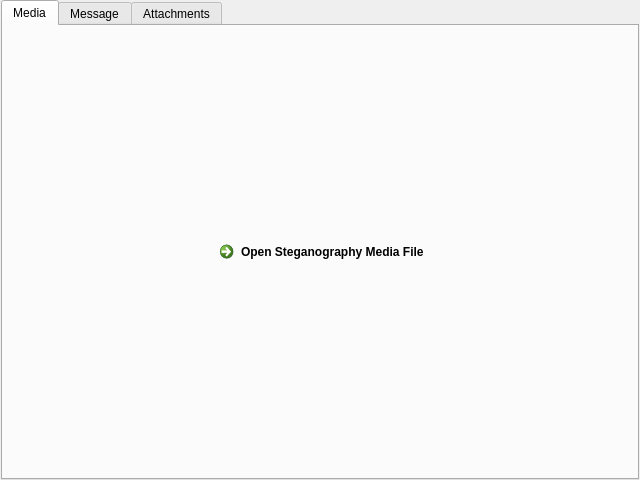
<?xml version="1.0" encoding="UTF-8"?>
<ui version="4.0">
 <class>Stegano</class>
 <widget class="QWidget" name="Stegano">
  <property name="geometry">
   <rect>
    <x>0</x>
    <y>0</y>
    <width>640</width>
    <height>480</height>
   </rect>
  </property>
  <property name="windowTitle">
   <string>Stegano</string>
  </property>
  <property name="windowIcon">
   <iconset>
    <normaloff>:/icon/ico/Mail.png</normaloff>:/icon/ico/Mail.png</iconset>
  </property>
  <layout class="QGridLayout" name="gridLayout">
   <property name="leftMargin">
    <number>1</number>
   </property>
   <property name="topMargin">
    <number>0</number>
   </property>
   <property name="rightMargin">
    <number>1</number>
   </property>
   <property name="bottomMargin">
    <number>0</number>
   </property>
   <property name="spacing">
    <number>1</number>
   </property>
   <item row="1" column="0">
    <widget class="QTabWidget" name="mainWidget">
     <property name="tabPosition">
      <enum>QTabWidget::North</enum>
     </property>
     <property name="tabShape">
      <enum>QTabWidget::Rounded</enum>
     </property>
     <property name="currentIndex">
      <number>0</number>
     </property>
     <widget class="QWidget" name="mediaTab">
      <attribute name="title">
       <string>Media</string>
      </attribute>
      <layout class="QVBoxLayout" name="verticalLayout_2">
       <property name="spacing">
        <number>1</number>
       </property>
       <property name="margin">
        <number>0</number>
       </property>
       <item>
        <widget class="QStackedWidget" name="mediaWidget">
         <property name="currentIndex">
          <number>0</number>
         </property>
         <widget class="QWidget" name="openMediaPage">
          <layout class="QGridLayout" name="gridLayout_2">
           <item row="1" column="0">
            <spacer name="hs1">
             <property name="orientation">
              <enum>Qt::Horizontal</enum>
             </property>
             <property name="sizeHint" stdset="0">
              <size>
               <width>150</width>
               <height>20</height>
              </size>
             </property>
            </spacer>
           </item>
           <item row="0" column="1">
            <spacer name="vs1">
             <property name="orientation">
              <enum>Qt::Vertical</enum>
             </property>
             <property name="sizeHint" stdset="0">
              <size>
               <width>20</width>
               <height>40</height>
              </size>
             </property>
            </spacer>
           </item>
           <item row="1" column="2">
            <spacer name="hs2">
             <property name="orientation">
              <enum>Qt::Horizontal</enum>
             </property>
             <property name="sizeHint" stdset="0">
              <size>
               <width>40</width>
               <height>20</height>
              </size>
             </property>
            </spacer>
           </item>
           <item row="1" column="1">
            <widget class="QCommandLinkButton" name="openMediaButton">
             <property name="text">
              <string>Open Steganography Media File</string>
             </property>
             <property name="icon">
              <iconset theme="document-open">
               <normaloff/>
              </iconset>
             </property>
            </widget>
           </item>
           <item row="2" column="1">
            <spacer name="vs2">
             <property name="orientation">
              <enum>Qt::Vertical</enum>
             </property>
             <property name="sizeHint" stdset="0">
              <size>
               <width>20</width>
               <height>40</height>
              </size>
             </property>
            </spacer>
           </item>
          </layout>
         </widget>
         <widget class="QWidget" name="previewMediaPage">
          <layout class="QVBoxLayout" name="verticalLayout_3">
           <property name="margin">
            <number>0</number>
           </property>
           <item>
            <widget class="KImageFilePreview" name="preview"/>
           </item>
          </layout>
         </widget>
        </widget>
       </item>
      </layout>
     </widget>
     <widget class="QWidget" name="messageTab">
      <attribute name="title">
       <string>Message</string>
      </attribute>
      <layout class="QVBoxLayout" name="verticalLayout_7">
       <property name="spacing">
        <number>0</number>
       </property>
       <property name="margin">
        <number>0</number>
       </property>
       <item>
        <widget class="QFrame" name="encryptionWidget">
         <property name="frameShape">
          <enum>QFrame::NoFrame</enum>
         </property>
         <property name="frameShadow">
          <enum>QFrame::Raised</enum>
         </property>
         <layout class="QHBoxLayout" name="horizontalLayout">
          <property name="spacing">
           <number>1</number>
          </property>
          <property name="margin">
           <number>1</number>
          </property>
          <item>
           <layout class="QGridLayout" name="gl1">
            <property name="leftMargin">
             <number>2</number>
            </property>
            <property name="rightMargin">
             <number>0</number>
            </property>
            <property name="horizontalSpacing">
             <number>8</number>
            </property>
            <property name="verticalSpacing">
             <number>1</number>
            </property>
            <item row="0" column="0">
             <widget class="QLabel" name="passwordLabel">
              <property name="text">
               <string>Password</string>
              </property>
              <property name="buddy">
               <cstring>passwordText</cstring>
              </property>
             </widget>
            </item>
            <item row="0" column="1">
             <widget class="KRestrictedLine" name="passwordText">
              <property name="showClearButton" stdset="0">
               <bool>true</bool>
              </property>
              <property name="passwordMode">
               <bool>true</bool>
              </property>
             </widget>
            </item>
           </layout>
          </item>
         </layout>
        </widget>
       </item>
       <item>
        <widget class="KTextEdit" name="messageText"/>
       </item>
       <item>
        <widget class="QWidget" name="widget" native="true">
         <layout class="QHBoxLayout" name="horizontalLayout_2">
          <property name="spacing">
           <number>1</number>
          </property>
          <property name="margin">
           <number>1</number>
          </property>
          <item>
           <widget class="KPushButton" name="buttonAttach">
            <property name="enabled">
             <bool>false</bool>
            </property>
            <property name="text">
             <string>Add Attachment</string>
            </property>
            <property name="icon">
             <iconset theme="archive-insert">
              <normaloff/>
             </iconset>
            </property>
           </widget>
          </item>
          <item>
           <spacer name="horizontalSpacer">
            <property name="orientation">
             <enum>Qt::Horizontal</enum>
            </property>
            <property name="sizeHint" stdset="0">
             <size>
              <width>40</width>
              <height>20</height>
             </size>
            </property>
           </spacer>
          </item>
          <item>
           <widget class="QToolButton" name="encryptionToggle">
            <property name="text">
             <string>...</string>
            </property>
            <property name="icon">
             <iconset theme="document-decrypt">
              <normaloff/>
             </iconset>
            </property>
            <property name="checkable">
             <bool>true</bool>
            </property>
           </widget>
          </item>
          <item>
           <widget class="QProgressBar" name="capacityBar">
            <property name="value">
             <number>0</number>
            </property>
           </widget>
          </item>
         </layout>
        </widget>
       </item>
      </layout>
     </widget>
     <widget class="QWidget" name="attachmentTab">
      <property name="enabled">
       <bool>false</bool>
      </property>
      <attribute name="title">
       <string>Attachments</string>
      </attribute>
      <layout class="QVBoxLayout" name="verticalLayout_11">
       <property name="spacing">
        <number>1</number>
       </property>
       <property name="margin">
        <number>0</number>
       </property>
       <item>
        <widget class="KListWidget" name="listFiles"/>
       </item>
      </layout>
     </widget>
    </widget>
   </item>
  </layout>
 </widget>
 <customwidgets>
  <customwidget>
   <class>KLineEdit</class>
   <extends>QLineEdit</extends>
   <header>klineedit.h</header>
  </customwidget>
  <customwidget>
   <class>KPushButton</class>
   <extends>QPushButton</extends>
   <header>kpushbutton.h</header>
  </customwidget>
  <customwidget>
   <class>KRestrictedLine</class>
   <extends>KLineEdit</extends>
   <header>krestrictedline.h</header>
  </customwidget>
  <customwidget>
   <class>KTextEdit</class>
   <extends>QTextEdit</extends>
   <header>ktextedit.h</header>
  </customwidget>
  <customwidget>
   <class>KListWidget</class>
   <extends>QListWidget</extends>
   <header>klistwidget.h</header>
  </customwidget>
  <customwidget>
   <class>KImageFilePreview</class>
   <extends>QWidget</extends>
   <header>kimagefilepreview.h</header>
  </customwidget>
 </customwidgets>
 <resources/>
 <connections/>
 <slots>
  <signal>passwordChanged(QString)</signal>
  <slot>calculateHash(QString)</slot>
  <slot>showPreview()</slot>
 </slots>
</ui>
